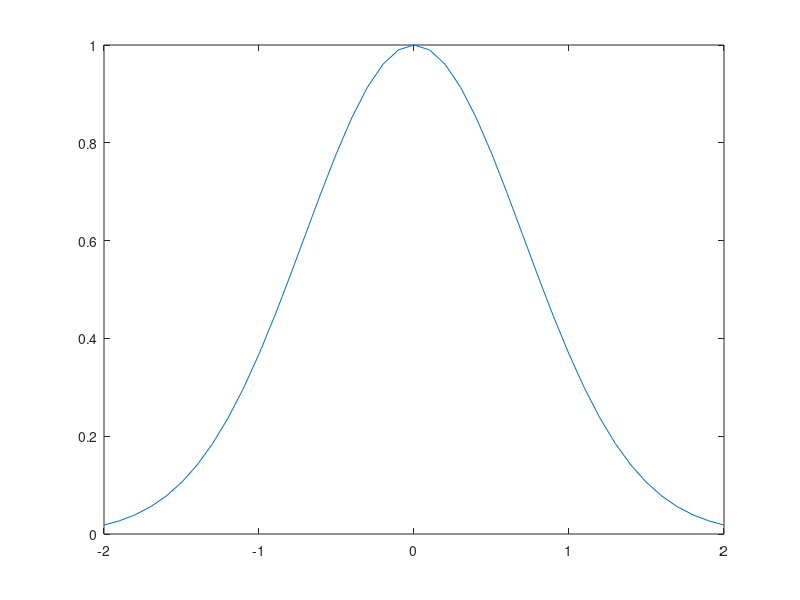

The MATLAB source for this figure:
inti1=double(quadl(@(x) exp(-x.^2),-2,2));
fprintf('%.10f',inti1);
x=-2:.1:2;
N=length(x);
f=exp(-x.^2);
plot(x,f);
f=@(x) exp(-x^2);
x0 = -2;
xN = 2;
h = (xN-x0)/N;
sum=0;
for i=1:N-1
    sum=sum+f(xN);
end
inti2=(h/2).*f(x0)+f(xN)+2.*sum